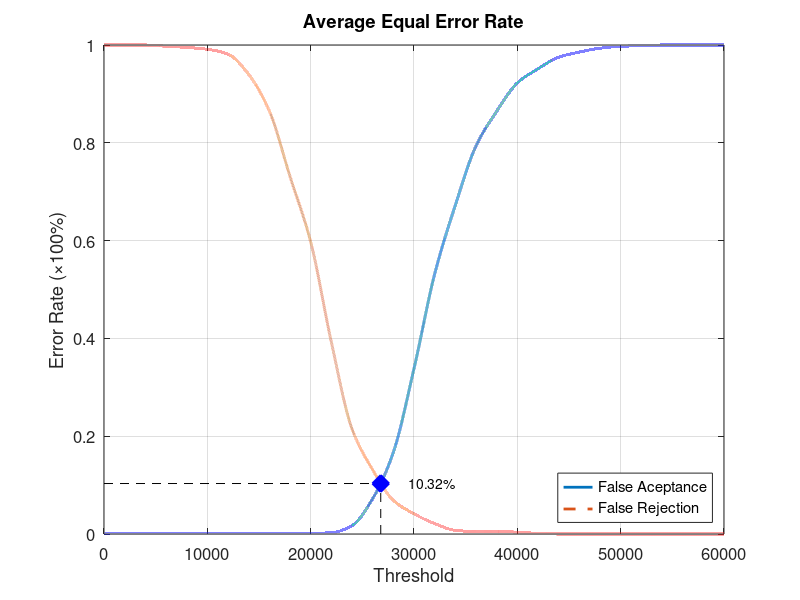
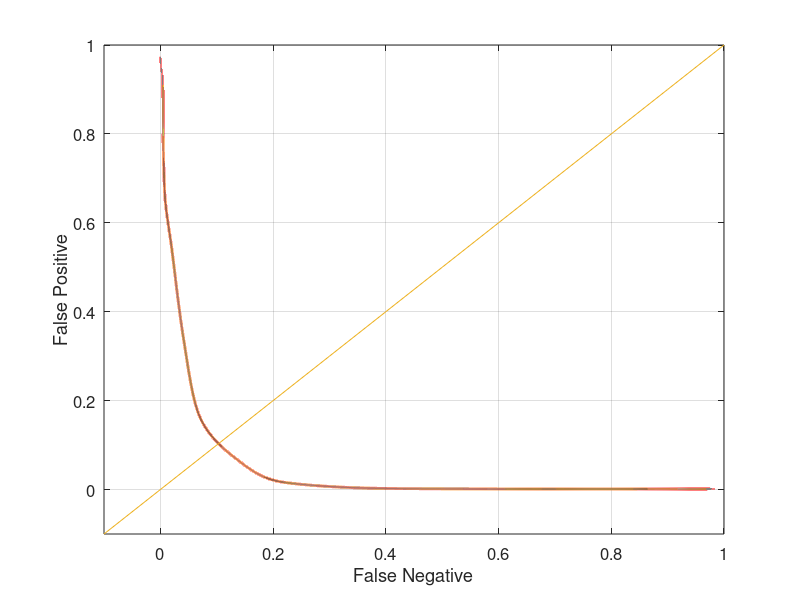

Write MATLAB code to recreate these figures, in order.
function yEER = Experiment2Average
close all;
clear;
clc;
x = 0:2000:60000;
xq = 0:0.5:60000;

y0 = [0 0.00131579 0.00131579 0.00131579 0.00131579 0.00131579 0.00131579 0.00131579 0.00131579 0.00131579 0.00131579 0.00263158 0.0171053 0.0723684 0.167105 0.338158 0.531579 0.672368 0.793421 0.864474 0.922368 0.951316 0.975 0.985526 0.993421 0.997368 0.998684 1 1 1 1];
yy0 = interp1(x, y0, xq, 'pchip');
y1 = [1 1 1 0.9975 0.995 0.99125 0.98125 0.94 0.865 0.73125 0.5975 0.3925 0.215 0.13125 0.06875 0.04125 0.02125 0.0075 0.005 0.005 0.00375 0.00125 0 0 0 0 0 0 0 0 0];
yy1 = interp1(x, y1, xq, 'pchip');

% Calculating EER: 
y2 = abs(y0 - y1);
find(y2 == min(y2))
yy2 = abs(yy0 - yy1);
xEER = find(yy2 == min(yy2));
xEERIndex = xq(xEER) % X-axis EER
yEER = yy0(xEER) % Y-axis EER

main = figure
plot(xq, yy0,'-','LineWidth', 2);	hold on
plot(xq, yy1,'--','LineWidth', 2);	hold on
plot([xEERIndex xEERIndex], [0 yEER], 'k--');	hold on
plot([0 xEERIndex], [yEER yEER], 'k--');	hold on
plot(xEERIndex, yEER, 'bx', 'LineWidth', 10);	hold on
text(xEERIndex + 10 * xEERIndex / 100, yEER, [num2str(round((10000 * yEER)) / 100) '%'])
legend('False Aceptance', 'False Rejection', 'Location', 'SouthEast')
xlabel('Threshold')
ylabel('Error Rate (\times100%)')
title('Average Equal Error Rate')
set(gca, 'FontSize', 12)
axis([0 60000 0 1])
grid on

print(main, 'Experiment2AverageMain', '-dpng');
FNRxFPR = figure('Color', [1 1 1]);
plot(yy1, yy0, '-', yy1, yy0, 'LineWidth', 2);
hold on
y = -0.1:0.1:1
plot(y, y); 
set(gca, 'FontSize', 12)
xlabel('False Negative')
ylabel('False Positive')
axis([-0.1 1 -0.1 1])
set(gca, 'FontSize', 12)
grid on

print(FNRxFPR, 'Experiment2AverageFNRxFPR','-dpng');
end
